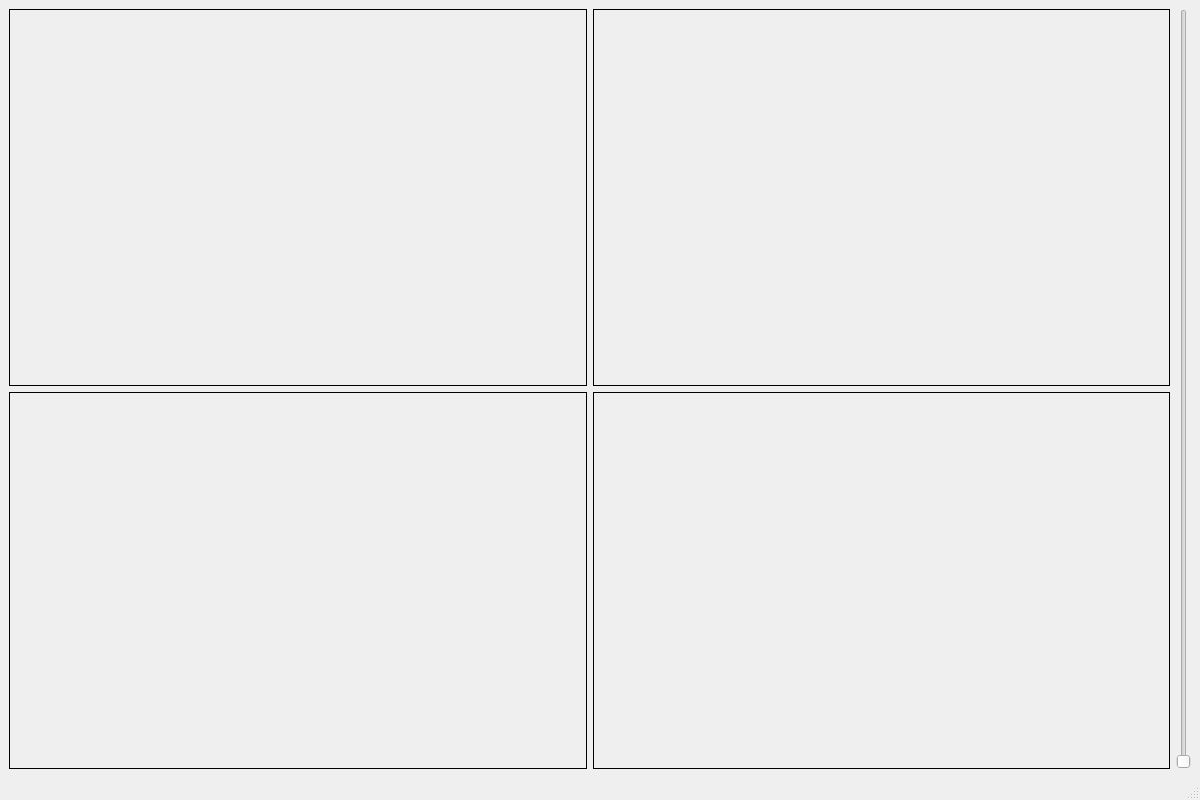
<?xml version="1.0" encoding="UTF-8"?>
<ui version="4.0">
 <class>MainWindow</class>
 <widget class="QMainWindow" name="MainWindow">
  <property name="geometry">
   <rect>
    <x>0</x>
    <y>0</y>
    <width>1200</width>
    <height>800</height>
   </rect>
  </property>
  <property name="sizePolicy">
   <sizepolicy hsizetype="Fixed" vsizetype="Fixed">
    <horstretch>0</horstretch>
    <verstretch>0</verstretch>
   </sizepolicy>
  </property>
  <property name="windowTitle">
   <string>MainWindow</string>
  </property>
  <property name="autoFillBackground">
   <bool>true</bool>
  </property>
  <widget class="QWidget" name="centralwidget">
   <layout class="QHBoxLayout" name="horizontalLayout_3">
    <item>
     <layout class="QGridLayout" name="gridLayout" columnstretch="0,0">
      <item row="1" column="0">
       <widget class="QFrame" name="gridFrame1">
        <property name="frameShape">
         <enum>QFrame::Box</enum>
        </property>
        <property name="lineWidth">
         <number>1</number>
        </property>
        <layout class="QGridLayout" name="gridLayout_2">
         <item row="0" column="0">
          <widget class="QWidget" name="widget1" native="true"/>
         </item>
        </layout>
       </widget>
      </item>
      <item row="1" column="1">
       <widget class="QFrame" name="gridFrame2">
        <property name="frameShape">
         <enum>QFrame::Box</enum>
        </property>
        <layout class="QGridLayout" name="gridLayout_3"/>
       </widget>
      </item>
      <item row="2" column="0">
       <widget class="QFrame" name="gridFrame3">
        <property name="frameShape">
         <enum>QFrame::Box</enum>
        </property>
        <layout class="QGridLayout" name="gridLayout_4"/>
       </widget>
      </item>
      <item row="2" column="1">
       <widget class="QFrame" name="gridFrame4">
        <property name="frameShape">
         <enum>QFrame::Box</enum>
        </property>
        <layout class="QGridLayout" name="gridLayout_5"/>
       </widget>
      </item>
     </layout>
    </item>
    <item>
     <widget class="QSlider" name="verticalSlider">
      <property name="orientation">
       <enum>Qt::Vertical</enum>
      </property>
     </widget>
    </item>
   </layout>
  </widget>
  <widget class="QMenuBar" name="menubar">
   <property name="geometry">
    <rect>
     <x>0</x>
     <y>0</y>
     <width>1200</width>
     <height>23</height>
    </rect>
   </property>
  </widget>
  <widget class="QStatusBar" name="statusbar"/>
 </widget>
 <resources/>
 <connections/>
</ui>
